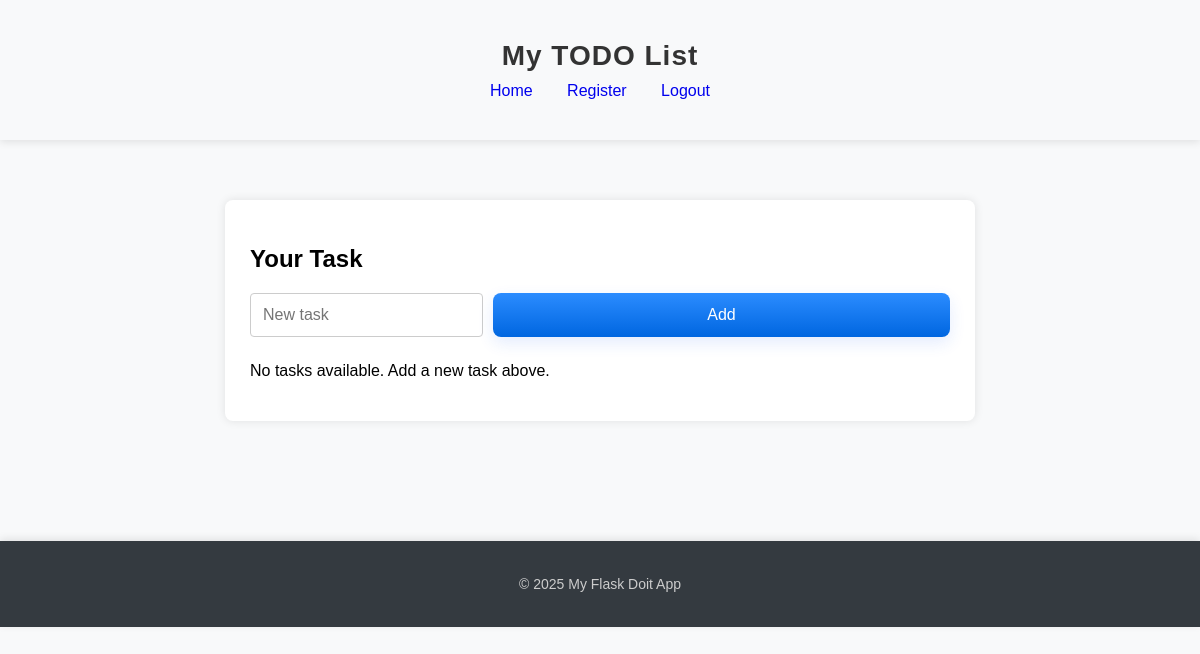
Page / (signed in) on the earlier database version.
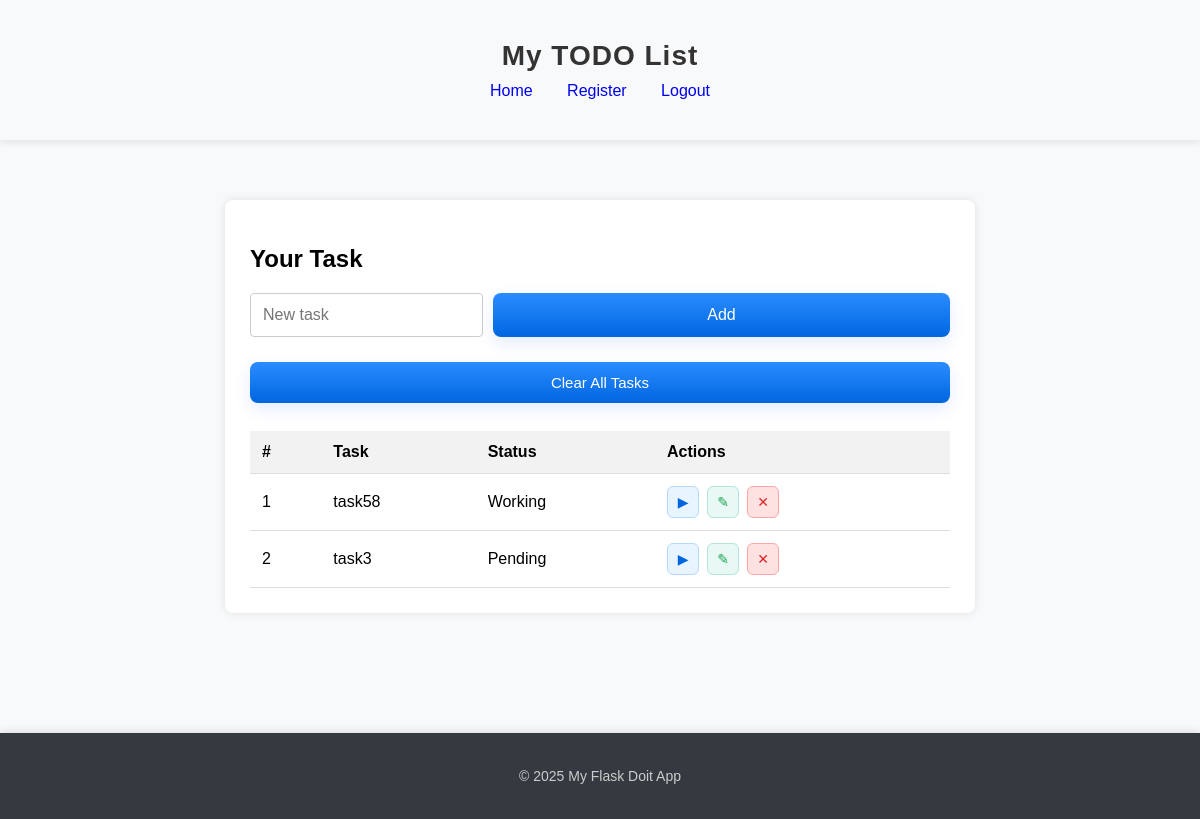
Same page on the later database version.
### app/models.py (models this page shows)
class Task(db.Model):
    id = db.Column(db.Integer, primary_key = True)
    title = db.Column(db.String(100), nullable = False)
    status = db.Column(db.String(20), default = "Pending")

### app/routes/tasks.py (the view)
@tasks_bp.route('/')
def view_tasks():
    if 'user' not in session:
        return redirect(url_for('auth.login'))
    tasks = Task.query.all()
    return render_template('tasks.html', tasks = tasks)

### app/templates/tasks.html (shortened to what this page needs)
{% extends "base.html" %}
{% block content %}
<div class="task-box">
    <h2>Your Task</h2>
    <form action="{{ url_for('tasks.add_task') }}" method="POST" class="task-form">
        <input type="text" name="title" placeholder="New task" required>
        <button type="submit" class="btn">Add</button>
    </form>
    {% if tasks %}
    <form action="{{ url_for('tasks.clear_all') }}" method="POST">
        <button type="submit" class="btn btn-clear">Clear All Tasks</button>
    </form>
    <br>
    <table class="task-table">
        <thead>
            <tr>
                <th>#</th>
                <th>Task</th>
                <th>Status</th>
                <th>Actions</th>
            </tr>
        </thead>
        <tbody>
            {% for task in tasks %}
            <tr>
                <td>{{ loop.index }}</td>
                <td>{{ task.title }}</td>
                <td>
                    <span class="badge badge-{{ task.status|lower }}">
                        {{ task.status }}
                    </span>
                </td>
                <td class="task-actions">
                    <form action="{{url_for('tasks.toggle_status', task_id=task.id)}}" method="POST" style="display:inline;">
                        <button type="submit" class="btn-action btn-next" title="Next Status">
                            ▶
                        </button>
                    </form>
                    <form action="{{url_for('tasks.update_task', task_id=task.id)}}" method="GET" style="display:inline;">
                        <button type="submit" class="btn-action btn-edit" title="Edit Task">
                            ✎
                        </button>
                    </form>
                    <form action="{{url_for('tasks.delete_task', task_id=task.id)}}" method="POST" style="display:inline;" onsubmit="return confirm('Are you sure?');">
                        <button type="submit" class="btn-action btn-delete" title="Delete Task">
                            ✕
                        </button>
                    </form>
                </td>
            </tr>
            {% endfor %}
        </tbody>
    </table>
    {% else %}
    <p>No tasks available. Add a new task above.</p>
    {% endif %}
</div>
{% endblock %}

### app/templates/base.html (shortened to what this page needs)
<!DOCTYPE html>
<html lang="en">
<head>
    <link rel="stylesheet" href="{{ url_for('static', filename='css/style.css') }}">
</head>
<body>
    <header>
        <div class="container">
            <h1>My TODO List</h1>
            <nav>
                <a href="{{url_for('tasks.view_tasks')}}">Home</a>
                <a href="{{url_for('auth.register')}}">Register</a>
                {% if 'user' in session %}
                    <a href="{{url_for('auth.logout')}}">Logout</a>
                {% else %}
                    <a href="{{url_for('auth.login')}}">Login</a>
                {% endif %}
            </nav>
        </div>
    </header>
    <main class="container">
        {% block content %}{% endblock %}
    </main>
    <footer>
        <div class="container">
            <p>&copy; {{2025}} My Flask Doit App</p>
        </div>
    </footer>
</body>
</html>

### app/static/css/style.css (style rules this page uses)
body { margin: 0; font-family: Verdana, Geneva, Tahoma, sans-serif; background: #f8f9fa; }
.container { max-width: 800px; margin: auto; padding: 20px; }
header { background-color: linear-gradient(to_right, #0062E6, #33AEff); color: #333; padding: 20px 0; box-shadow: 0 2px 8px rgba(0, 0, 0, 0.1); }
header h1 { margin: 0; font-size: 28px; text-align: center; letter-spacing: 1px; }
nav { margin-top: 10px; text-align: center; }
nav a { text-decoration: none; margin: 0 15px; font-weight: 500; transition: color 0.3s ease; }
footer { background: #343a40; color: #ccc; text-align: center; font-size: 14px; padding: 15px 0; margin-top: 60px; box-shadow: 0 -2px 8px rgba(0, 0, 0, 0.1); }
footer p { margin: 0; }
.btn { background: #007bff; color: white; border: none; padding: 12px; width: 100%; border-radius: 4px; font-size: 16px; cursor: pointer; }
.task-box { max-width: 700px; margin: 40px auto; background-color: white; padding: 25px; border-radius: 8px; box-shadow: 0 0px 10px rgba(0, 0, 0, 0.1); }
.task-form { display: flex; gap: 10px; margin-bottom: 25px; }
.task-form input[type="text"] { flex: 1; padding: 12px; border: 1px solid #ccc; border-radius: 4px; font-size: 16px; }
.task-form button { padding: 12px 20px; font-size: 16px; }
.task-table { width: 100%; border-collapse: collapse; }
.task-table th, .task-table td { padding: 12px; border-bottom: 1px solid #ddd; text-align: left; }
.task-table th { background-color: #f2f2f2; }
.btn-delete { background-color: #dc3545; color: white; padding: 6px 12px; font-size: 14px; border: none; border-radius: 4px; text-decoration: none; cursor: pointer; }
.task-actions { display: flex; gap: 8px; align-items: center; }
.btn-action { display: inline-flex; align-items: center; justify-content: center; width: 32px; height: 32px; padding: 0; border: 1px solid #ddd; border-radius: 6px; cursor: pointer; font-size: 14px; transition: all 0.2s ease; background-color: #f5f5f5; color: #333; }
.btn-next { background-color: #e8f4ff; color: #0066e0; border-color: #b3d9ff; }
.btn-edit { background-color: #e8f8f5; color: #16a34a; border-color: #b3e5db; }
.btn-action.btn-delete { background-color: #fee2e2; color: #dc2626; border-color: #fca5a5; }
.btn { background: linear-gradient(180deg,#2b8cff,#0066e0); color: white; border: none; padding: 12px 14px; width: 100%; border-radius: 8px; font-size: 15px; cursor: pointer; box-shadow: 0 6px 16px rgba(37,96,246,0.12); transition: transform 0.08s ease, box-shadow 0.12s ease, opacity 0.12s ease; }
.btn-clear { background-color: #dc3545; margin-bottom: 10px; }

Differences in the rows shown:
added Task: title "task58", status "Working"
added Task: title "task3", status "Pending"
Other differences:
text no longer shown: "No tasks available. Add a new task above."
text now shown: "Clear All Tasks # Task Status Actions"
